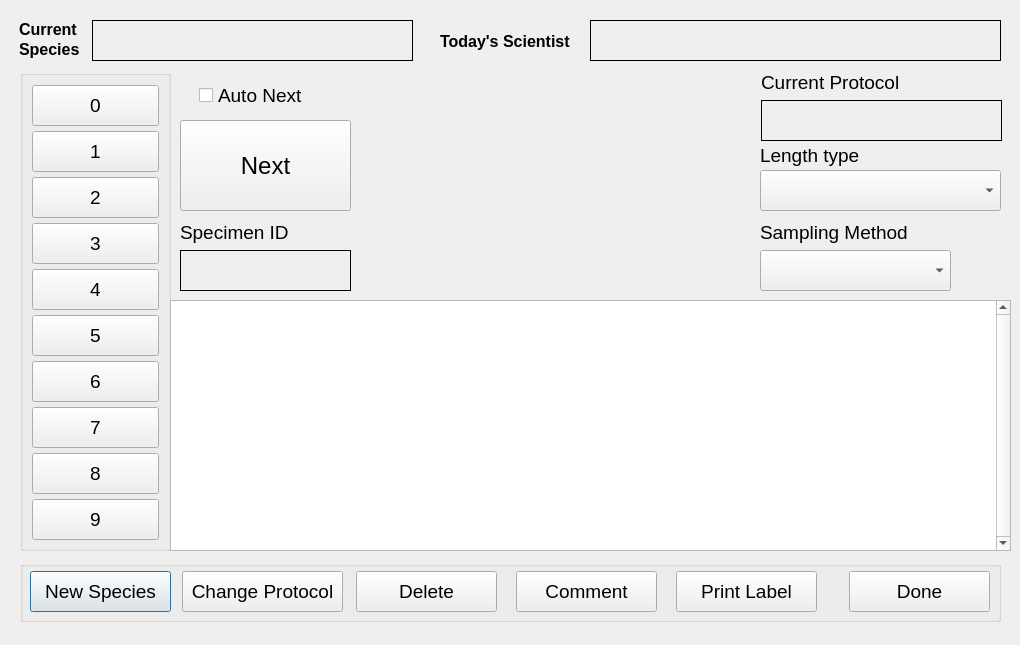
<?xml version="1.0" encoding="UTF-8"?>
<ui version="4.0">
 <class>clamsSpecimen</class>
 <widget class="QDialog" name="clamsSpecimen">
  <property name="geometry">
   <rect>
    <x>0</x>
    <y>0</y>
    <width>1020</width>
    <height>645</height>
   </rect>
  </property>
  <property name="windowTitle">
   <string>CLAMS Specimen</string>
  </property>
  <widget class="QLabel" name="label_10">
   <property name="geometry">
    <rect>
     <x>440</x>
     <y>29</y>
     <width>162</width>
     <height>24</height>
    </rect>
   </property>
   <property name="font">
    <font>
     <pointsize>12</pointsize>
     <weight>75</weight>
     <bold>true</bold>
    </font>
   </property>
   <property name="text">
    <string>Today's Scientist</string>
   </property>
  </widget>
  <widget class="QLabel" name="speciesLabel">
   <property name="geometry">
    <rect>
     <x>92</x>
     <y>20</y>
     <width>321</width>
     <height>41</height>
    </rect>
   </property>
   <property name="font">
    <font>
     <pointsize>20</pointsize>
     <weight>75</weight>
     <bold>true</bold>
    </font>
   </property>
   <property name="autoFillBackground">
    <bool>true</bool>
   </property>
   <property name="frameShape">
    <enum>QFrame::Panel</enum>
   </property>
   <property name="frameShadow">
    <enum>QFrame::Plain</enum>
   </property>
   <property name="lineWidth">
    <number>1</number>
   </property>
   <property name="text">
    <string/>
   </property>
  </widget>
  <widget class="QLabel" name="label_9">
   <property name="geometry">
    <rect>
     <x>19</x>
     <y>17</y>
     <width>150</width>
     <height>24</height>
    </rect>
   </property>
   <property name="font">
    <font>
     <pointsize>12</pointsize>
     <weight>75</weight>
     <bold>true</bold>
    </font>
   </property>
   <property name="text">
    <string>Current</string>
   </property>
  </widget>
  <widget class="QLabel" name="label_2">
   <property name="geometry">
    <rect>
     <x>19</x>
     <y>39</y>
     <width>79</width>
     <height>20</height>
    </rect>
   </property>
   <property name="font">
    <font>
     <pointsize>12</pointsize>
     <weight>75</weight>
     <bold>true</bold>
    </font>
   </property>
   <property name="text">
    <string>Species</string>
   </property>
  </widget>
  <widget class="QLabel" name="sciLabel">
   <property name="geometry">
    <rect>
     <x>590</x>
     <y>20</y>
     <width>411</width>
     <height>41</height>
    </rect>
   </property>
   <property name="font">
    <font>
     <pointsize>20</pointsize>
     <weight>75</weight>
     <bold>true</bold>
    </font>
   </property>
   <property name="autoFillBackground">
    <bool>true</bool>
   </property>
   <property name="frameShape">
    <enum>QFrame::Panel</enum>
   </property>
   <property name="frameShadow">
    <enum>QFrame::Plain</enum>
   </property>
   <property name="lineWidth">
    <number>1</number>
   </property>
   <property name="text">
    <string/>
   </property>
  </widget>
  <widget class="QGroupBox" name="bottomBox">
   <property name="geometry">
    <rect>
     <x>20</x>
     <y>561</y>
     <width>981</width>
     <height>61</height>
    </rect>
   </property>
   <property name="title">
    <string/>
   </property>
   <widget class="QPushButton" name="addspcBtn">
    <property name="geometry">
     <rect>
      <x>10</x>
      <y>10</y>
      <width>141</width>
      <height>41</height>
     </rect>
    </property>
    <property name="font">
     <font>
      <pointsize>14</pointsize>
     </font>
    </property>
    <property name="text">
     <string>New Species</string>
    </property>
   </widget>
   <widget class="QPushButton" name="commentBtn">
    <property name="geometry">
     <rect>
      <x>496</x>
      <y>10</y>
      <width>141</width>
      <height>41</height>
     </rect>
    </property>
    <property name="font">
     <font>
      <pointsize>14</pointsize>
     </font>
    </property>
    <property name="text">
     <string>Comment</string>
    </property>
   </widget>
   <widget class="QPushButton" name="deleteBtn">
    <property name="geometry">
     <rect>
      <x>336</x>
      <y>10</y>
      <width>141</width>
      <height>41</height>
     </rect>
    </property>
    <property name="font">
     <font>
      <pointsize>14</pointsize>
     </font>
    </property>
    <property name="text">
     <string>Delete</string>
    </property>
   </widget>
   <widget class="QPushButton" name="doneBtn">
    <property name="geometry">
     <rect>
      <x>829</x>
      <y>10</y>
      <width>141</width>
      <height>41</height>
     </rect>
    </property>
    <property name="font">
     <font>
      <pointsize>14</pointsize>
     </font>
    </property>
    <property name="text">
     <string>Done</string>
    </property>
   </widget>
   <widget class="QPushButton" name="printBtn">
    <property name="geometry">
     <rect>
      <x>656</x>
      <y>10</y>
      <width>141</width>
      <height>41</height>
     </rect>
    </property>
    <property name="font">
     <font>
      <pointsize>14</pointsize>
     </font>
    </property>
    <property name="text">
     <string>Print Label</string>
    </property>
   </widget>
   <widget class="QPushButton" name="protoBtn">
    <property name="enabled">
     <bool>true</bool>
    </property>
    <property name="geometry">
     <rect>
      <x>162</x>
      <y>10</y>
      <width>161</width>
      <height>41</height>
     </rect>
    </property>
    <property name="font">
     <font>
      <pointsize>14</pointsize>
     </font>
    </property>
    <property name="text">
     <string>Change Protocol</string>
    </property>
   </widget>
  </widget>
  <widget class="QGroupBox" name="groupBox">
   <property name="geometry">
    <rect>
     <x>20</x>
     <y>70</y>
     <width>151</width>
     <height>481</height>
    </rect>
   </property>
   <property name="title">
    <string/>
   </property>
   <layout class="QVBoxLayout" name="verticalLayout">
    <item>
     <widget class="QPushButton" name="btn_0">
      <property name="minimumSize">
       <size>
        <width>0</width>
        <height>41</height>
       </size>
      </property>
      <property name="font">
       <font>
        <pointsize>14</pointsize>
       </font>
      </property>
      <property name="text">
       <string>0</string>
      </property>
     </widget>
    </item>
    <item>
     <widget class="QPushButton" name="btn_1">
      <property name="minimumSize">
       <size>
        <width>0</width>
        <height>41</height>
       </size>
      </property>
      <property name="font">
       <font>
        <pointsize>14</pointsize>
       </font>
      </property>
      <property name="text">
       <string>1</string>
      </property>
     </widget>
    </item>
    <item>
     <widget class="QPushButton" name="btn_2">
      <property name="minimumSize">
       <size>
        <width>0</width>
        <height>41</height>
       </size>
      </property>
      <property name="font">
       <font>
        <pointsize>14</pointsize>
       </font>
      </property>
      <property name="text">
       <string>2</string>
      </property>
     </widget>
    </item>
    <item>
     <widget class="QPushButton" name="btn_3">
      <property name="minimumSize">
       <size>
        <width>0</width>
        <height>41</height>
       </size>
      </property>
      <property name="font">
       <font>
        <pointsize>14</pointsize>
       </font>
      </property>
      <property name="text">
       <string>3</string>
      </property>
     </widget>
    </item>
    <item>
     <widget class="QPushButton" name="btn_4">
      <property name="minimumSize">
       <size>
        <width>0</width>
        <height>41</height>
       </size>
      </property>
      <property name="font">
       <font>
        <pointsize>14</pointsize>
       </font>
      </property>
      <property name="text">
       <string>4</string>
      </property>
     </widget>
    </item>
    <item>
     <widget class="QPushButton" name="btn_5">
      <property name="minimumSize">
       <size>
        <width>0</width>
        <height>41</height>
       </size>
      </property>
      <property name="font">
       <font>
        <pointsize>14</pointsize>
       </font>
      </property>
      <property name="text">
       <string>5</string>
      </property>
     </widget>
    </item>
    <item>
     <widget class="QPushButton" name="btn_6">
      <property name="minimumSize">
       <size>
        <width>0</width>
        <height>41</height>
       </size>
      </property>
      <property name="font">
       <font>
        <pointsize>14</pointsize>
       </font>
      </property>
      <property name="text">
       <string>6</string>
      </property>
     </widget>
    </item>
    <item>
     <widget class="QPushButton" name="btn_7">
      <property name="minimumSize">
       <size>
        <width>0</width>
        <height>41</height>
       </size>
      </property>
      <property name="font">
       <font>
        <pointsize>14</pointsize>
       </font>
      </property>
      <property name="text">
       <string>7</string>
      </property>
     </widget>
    </item>
    <item>
     <widget class="QPushButton" name="btn_8">
      <property name="minimumSize">
       <size>
        <width>0</width>
        <height>41</height>
       </size>
      </property>
      <property name="font">
       <font>
        <pointsize>14</pointsize>
       </font>
      </property>
      <property name="text">
       <string>8</string>
      </property>
     </widget>
    </item>
    <item>
     <widget class="QPushButton" name="btn_9">
      <property name="minimumSize">
       <size>
        <width>0</width>
        <height>41</height>
       </size>
      </property>
      <property name="font">
       <font>
        <pointsize>14</pointsize>
       </font>
      </property>
      <property name="text">
       <string>9</string>
      </property>
     </widget>
    </item>
    <item>
     <spacer name="verticalSpacer">
      <property name="orientation">
       <enum>Qt::Vertical</enum>
      </property>
      <property name="sizeHint" stdset="0">
       <size>
        <width>20</width>
        <height>40</height>
       </size>
      </property>
     </spacer>
    </item>
   </layout>
  </widget>
  <widget class="QTableView" name="measureView">
   <property name="geometry">
    <rect>
     <x>170</x>
     <y>300</y>
     <width>841</width>
     <height>251</height>
    </rect>
   </property>
   <property name="font">
    <font>
     <pointsize>9</pointsize>
    </font>
   </property>
   <property name="verticalScrollBarPolicy">
    <enum>Qt::ScrollBarAlwaysOn</enum>
   </property>
   <property name="selectionMode">
    <enum>QAbstractItemView::SingleSelection</enum>
   </property>
   <property name="selectionBehavior">
    <enum>QAbstractItemView::SelectRows</enum>
   </property>
   <attribute name="verticalHeaderVisible">
    <bool>true</bool>
   </attribute>
  </widget>
  <widget class="QLabel" name="picLabel">
   <property name="geometry">
    <rect>
     <x>370</x>
     <y>80</y>
     <width>361</width>
     <height>201</height>
    </rect>
   </property>
   <property name="font">
    <font>
     <pointsize>36</pointsize>
    </font>
   </property>
   <property name="autoFillBackground">
    <bool>true</bool>
   </property>
   <property name="frameShape">
    <enum>QFrame::NoFrame</enum>
   </property>
   <property name="frameShadow">
    <enum>QFrame::Plain</enum>
   </property>
   <property name="text">
    <string/>
   </property>
  </widget>
  <widget class="QComboBox" name="samplingMethodBox">
   <property name="geometry">
    <rect>
     <x>760</x>
     <y>250</y>
     <width>191</width>
     <height>41</height>
    </rect>
   </property>
   <property name="font">
    <font>
     <pointsize>12</pointsize>
    </font>
   </property>
  </widget>
  <widget class="QLabel" name="label_3">
   <property name="geometry">
    <rect>
     <x>760</x>
     <y>220</y>
     <width>191</width>
     <height>24</height>
    </rect>
   </property>
   <property name="font">
    <font>
     <pointsize>14</pointsize>
    </font>
   </property>
   <property name="text">
    <string>Sampling Method</string>
   </property>
  </widget>
  <widget class="QLabel" name="label_5">
   <property name="geometry">
    <rect>
     <x>761</x>
     <y>70</y>
     <width>151</width>
     <height>24</height>
    </rect>
   </property>
   <property name="font">
    <font>
     <pointsize>14</pointsize>
    </font>
   </property>
   <property name="text">
    <string>Current Protocol</string>
   </property>
  </widget>
  <widget class="QLabel" name="protoLabel">
   <property name="geometry">
    <rect>
     <x>761</x>
     <y>100</y>
     <width>241</width>
     <height>41</height>
    </rect>
   </property>
   <property name="font">
    <font>
     <pointsize>12</pointsize>
    </font>
   </property>
   <property name="frameShape">
    <enum>QFrame::Box</enum>
   </property>
   <property name="text">
    <string/>
   </property>
  </widget>
  <widget class="QPushButton" name="cycleBtn">
   <property name="enabled">
    <bool>true</bool>
   </property>
   <property name="geometry">
    <rect>
     <x>180</x>
     <y>120</y>
     <width>171</width>
     <height>91</height>
    </rect>
   </property>
   <property name="font">
    <font>
     <pointsize>18</pointsize>
    </font>
   </property>
   <property name="text">
    <string>Next</string>
   </property>
   <property name="checkable">
    <bool>false</bool>
   </property>
   <property name="checked">
    <bool>false</bool>
   </property>
  </widget>
  <widget class="QCheckBox" name="autoCheck">
   <property name="geometry">
    <rect>
     <x>199</x>
     <y>80</y>
     <width>131</width>
     <height>31</height>
    </rect>
   </property>
   <property name="font">
    <font>
     <pointsize>14</pointsize>
    </font>
   </property>
   <property name="text">
    <string>Auto Next</string>
   </property>
  </widget>
  <widget class="QLabel" name="label_6">
   <property name="geometry">
    <rect>
     <x>180</x>
     <y>220</y>
     <width>171</width>
     <height>24</height>
    </rect>
   </property>
   <property name="font">
    <font>
     <pointsize>14</pointsize>
    </font>
   </property>
   <property name="text">
    <string>Specimen ID</string>
   </property>
  </widget>
  <widget class="QLabel" name="specimenLabel">
   <property name="geometry">
    <rect>
     <x>180</x>
     <y>250</y>
     <width>171</width>
     <height>41</height>
    </rect>
   </property>
   <property name="font">
    <font>
     <pointsize>20</pointsize>
     <weight>75</weight>
     <bold>true</bold>
    </font>
   </property>
   <property name="frameShape">
    <enum>QFrame::Box</enum>
   </property>
   <property name="text">
    <string/>
   </property>
  </widget>
  <widget class="QLabel" name="label">
   <property name="geometry">
    <rect>
     <x>760</x>
     <y>140</y>
     <width>111</width>
     <height>31</height>
    </rect>
   </property>
   <property name="sizePolicy">
    <sizepolicy hsizetype="Preferred" vsizetype="Minimum">
     <horstretch>0</horstretch>
     <verstretch>0</verstretch>
    </sizepolicy>
   </property>
   <property name="font">
    <font>
     <pointsize>14</pointsize>
     <weight>50</weight>
     <bold>false</bold>
    </font>
   </property>
   <property name="text">
    <string>Length type</string>
   </property>
  </widget>
  <widget class="QComboBox" name="lengthTypeBox">
   <property name="geometry">
    <rect>
     <x>760</x>
     <y>170</y>
     <width>241</width>
     <height>41</height>
    </rect>
   </property>
   <property name="font">
    <font>
     <pointsize>12</pointsize>
    </font>
   </property>
  </widget>
 </widget>
 <resources/>
 <connections/>
</ui>
